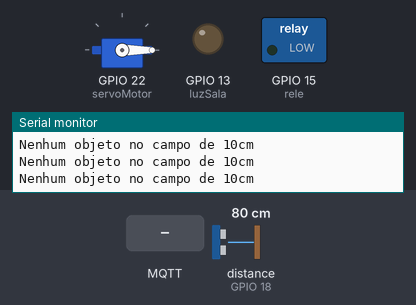
This sketch was run on a simulated ESP32. On the bench: servo, switched loads named in the sketch (green lamp = pin HIGH), output pins drawn as LEDs (lit = HIGH), the last lines printed to the serial monitor. Wiring (inferred from the names in the program): ultrasonic range finder: trigger GPIO 5; echo GPIO 18. Inputs (shaded band) come from the test bench; at power-on: distance to the obstacle (sensor on GPIO 18) 80 cm. The echo pulse lasts 58.3 µs per cm; WiFi joins after 1.5 s; servers stay silent unless stated; no MQTT or app messages arrive unless stated; pins used as bus, display or sensor lines are not drawn.

Above: at 2.7 s.
2.8 s: distance to the obstacle (sensor on GPIO 18) set to 12 cm
4.3 s: distance to the obstacle (sensor on GPIO 18) set to 9 cm
At 5.7 s:
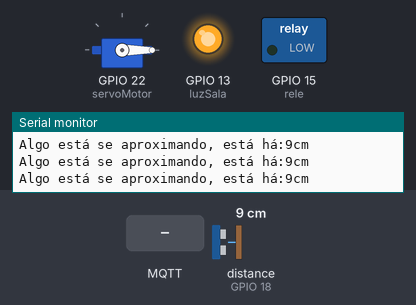
6.0 s: MQTT message "abrir" arrives on the second subscribed topic
At 7.6 s:
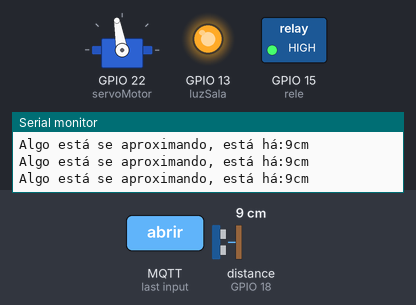
8.0 s: distance to the obstacle (sensor on GPIO 18) set to 18 cm
At 8.9 s:
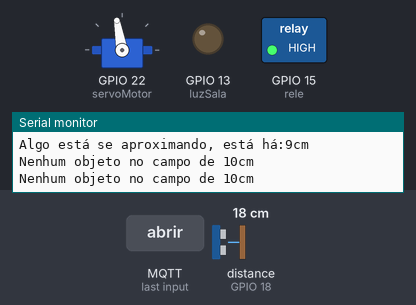
9.5 s: MQTT message "fechar" arrives on the second subscribed topic
At 9.9 s:
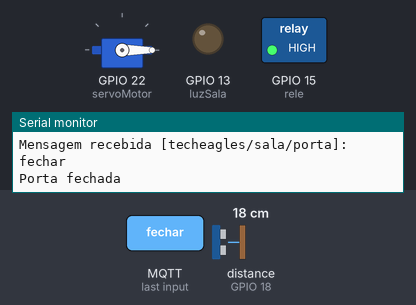
11.5 s: distance to the obstacle (sensor on GPIO 18) set to 2 cm
At 12.0 s:
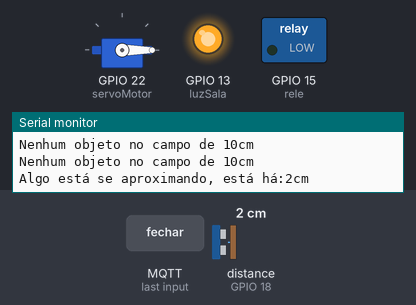
Timing chart, 0 to 14.0 s (numbered marks = the images above; inputs shaded):
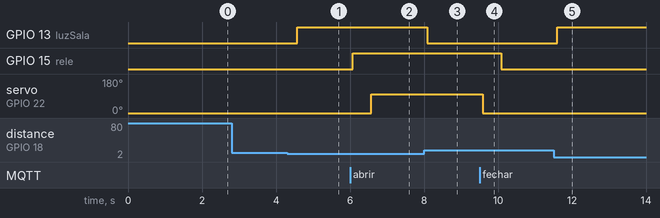

The sketch:

servo_motor_Arduino_ide_copy_esp32_finale_house.ino
```cpp
#include <WiFi.h>
#include <PubSubClient.h>
//#include <DHT.h>
#include <ESP32Servo.h>

// --- WiFi & MQTT ---
const char* ssid = "ProjetosIoT_Esp32";     //sua rede wifi
const char* password = "Sen@i134";          //senha da sua rede wifi
const char* mqtt_server = "172.16.39.118";  //endereço do broker público
const int mqtt_port = 1883;                 //porta do broker público, geralmente 1883

//Tópicos
const char* topic_led = "teacheagles/lab19/luzsala";
// const char* topic_temp = "teacheagles/lab19/temperatura";
// const char* topic_umid = "teacheagles/lab19/umidade";
const char* topic_porta = "techeagles/sala/porta";

// --- Pinos ---
const int luzSala = 13;
const int rele = 15;
const int servoMotor = 22;
const int trigPin = 5;   // Pino Trigger
const int echoPin = 18;  // Pino Echo
const int distanciaLimite = 10;

long duracao;     // Variável para armazenar o tempo do eco (em microssegundos)
int distanciaCm;  // Variável para armazenar a distância calculada (em cm)

//#define DHTPIN 33
//#define DHTTYPE DHT11

// --- Objetos ---
//DHT dht(DHTPIN, DHTTYPE);

WiFiClient espClient;
PubSubClient client(espClient);
Servo motor;

// --- Variáveis ---
int contadorGas = 0;
unsigned long ultimaLeitura = 0;

// --- Funções WiFi e MQTT ---
void conectarWiFi() {  //verifica conexão wifi para somente depois iniciar o sistema
  Serial.println("Conectando ao WiFi...");
  WiFi.begin(ssid, password);
  while (WiFi.status() != WL_CONNECTED) {
    delay(500);
    Serial.print(".");
  }
  Serial.println("\nWiFi conectado!");
}

void reconectarMQTT() {  //verifica e reconecta a conexão com o broker mqtt
  while (!client.connected()) {
    Serial.print("Reconectando MQTT...");
    String clientId = "ESP32Client-";
    clientId += String(WiFi.macAddress());
    if (client.connect(clientId.c_str())) {
      Serial.println("Conectado!");
      client.subscribe(topic_led);    //conecta ao topico do led assim que estabelecer ligação com o broker
      client.subscribe(topic_porta);  //conecta ao topico da porta assim que estabelecer ligação com o broker
    } else {
      Serial.print("Falha: ");
      Serial.println(client.state());
      delay(5000);
    }
  }
}

/**
  Função para tratamento das mensagens de callback/retorno do broker de cada tópico subscrito (led, porta, etc.)

  char* é uma cadeia de caracteres em C como um vetor onde cada caractter/letra está em uma posição,
  diferente de uma String em C++ que pode ser lida completamente
*/
void tratarMensagem(char* topic, byte* payload, unsigned int length) {  //
  String mensagem = "";
  for (int i = 0; i < length; i++) {  //concatena todas os char* para se ter o texto completo em String
    mensagem += (char)payload[i];
  }

  Serial.printf("Mensagem recebida [%s]: %s\n", topic, mensagem.c_str());

  //led - luz da sala
  if (strcmp(topic, topic_led) == 0) {  //tópico atual é o do led?
    if (mensagem == "ligar") {
      digitalWrite(luzSala, HIGH);
    } else if (mensagem == "desligar") {
      digitalWrite(luzSala, LOW);
    }
  }

  /*
    Verifica se o tópico recebido é o topico da porta
  é uma função da linguagem C que compara duas strings (topic e topic_porta)
  */
  //porta
  if (strcmp(topic, topic_porta) == 0) {  //tópico atual é o da porta?
    if (mensagem == "abrir") {
      destrancarPorta();
      delay(500);
      abrirPortaAutomatico();
    } else if (mensagem == "fechar") {
      fecharPortaAutomatico();
      delay(500);
      trancarPorta();
    }
  }
}

// --- Sensores e atuadores ---

// void lerSensorEDisponibilizar() {
//   float temperatura = dht.readTemperature();  //lê a temperatura do sensor
//   float umidade = dht.readHumidity();         // lê a umidade do sensor

//   if (isnan(temperatura) || isnan(umidade)) {  //avisa no console se deu erro
//     Serial.println("Erro ao ler DHT!");
//     return;
//   }

//   Serial.printf("Temp: %.1f °C | Umid: %.1f %%\n", temperatura, umidade);  //mostra temperatura e umidade no console

//   char tempStr[10], umidStr[10];
//   dtostrf(temperatura, 4, 1, tempStr);  //converte o valor da temperatura do sensor que para string (ele vem float do sensor)
//   dtostrf(umidade, 4, 1, umidStr);      //converte o valor da umidade do sensor que para string (ele vem float do sensor)
//   client.publish(topic_temp, tempStr);  //publica a temperatura no tópico, lá no Broker Server
//   client.publish(topic_umid, umidStr);  //publica a umidade no tópico, lá no Broker Server
// }

void acenderLedMovimento() {

  digitalWrite(trigPin, LOW);  //Resentando o estado desse pin, para garantir que está no estado inicial
  delayMicroseconds(10);       //Determina um tempo


  digitalWrite(trigPin, HIGH);  //Mudando o estado deste pin para Alto, para começar a enviar onda sonora
  delayMicroseconds(10);        // Posto um tempo pois o HC-SR04 precisa de pelo menos 10µs para que receba o pulso corretamente

  digitalWrite(trigPin, LOW);


  duracao = pulseIn(echoPin, HIGH);  // Mede o tempo (em microssegundos) que o pino Echo ficou em HIGH e guarda em 'duracao'.

  // Calcula a distância em centímetros
  distanciaCm = (duracao * 0.0343) / 2;  // Converte tempo em distância (cm)


  if (distanciaCm > 0 && distanciaCm <= distanciaLimite) {
    digitalWrite(luzSala, HIGH);
    Serial.println("Algo está se aproximando, está há:" + String(distanciaCm) + "cm");

  } else {
    digitalWrite(luzSala, LOW);
    Serial.println("Nenhum objeto no campo de " + String(distanciaLimite) + "cm");
  }

  //Atribuido um tempo para durar um o comportamente instruino na condição acima
  delay(500);
}

// void acenderLedMovimento() {
//   digitalWrite(trigPin, LOW);  //Resentando o estado desse pin, para garantir que está no estado inicial
//   delayMicroseconds(10);       //Determina um tempo


//   digitalWrite(trigPin, HIGH);  //Mudando o estado deste pin para Alto, para começar a enviar onda sonora
//   delayMicroseconds(10);        // Posto um tempo pois o HC-SR04 precisa de pelo menos 10µs para que receba o pulso corretamente

//   digitalWrite(trigPin, LOW);


//   duracao = pulseIn(echoPin, HIGH);  // Mede o tempo (em microssegundos) que o pino Echo ficou em HIGH e guarda em 'duracao'.

//   // Calcula a distância em centímetros
//   distanciaCm = (duracao * 0.0343) / 2;  // Converte tempo em distância (cm)


//   if (distanciaCm > 0 && distanciaCm <= distanciaLimite) {
//     digitalWrite(luzSala, HIGH);
//     Serial.println("[VERMELHO] Algo está muito perto, está há: " + String(distanciaCm) + "cm");
//   }

//   //Atribuido um tempo para durar um o comportamente instruino na condição acima
//   delay(500);
// }

void destrancarPorta() {  //trava elétrica 12v
  digitalWrite(rele, HIGH);
  Serial.println("Porta destrancada");
}

void trancarPorta() {  //trava elétrica 12v
  digitalWrite(rele, LOW);
  Serial.println("Porta trancada");
}

void abrirPortaAutomatico() {
  motor.write(100);
  Serial.println("Porta aberta");
}

void fecharPortaAutomatico() {
  motor.write(0);
  Serial.println("Porta fechada");
}

// --- Setup ---
void setup() {           //configuração inicial dos sensores
  Serial.begin(115200);  //inicia a serial do esp32 - ATENÇÃO: tem que colocar a serial do Arduino IDE na mesma velocidade

  //configura os pinos dos sensores
  pinMode(luzSala, OUTPUT);  //Inicia o led como saída
  pinMode(rele, OUTPUT);     //inicia o sensor relê como saída para controle da trava elétrica
  pinMode(trigPin, OUTPUT);
  pinMode(echoPin, INPUT);

  digitalWrite(rele, LOW);  //já fecha a porta através do sensor relê

  motor.attach(servoMotor);  //inicia o servo motor (interamente é como se ele desse o comando pinMode() pela biblioteca do Servo)
  motor.write(0);          //porta fechada está em 180 grau do motor !!!

  //dht.begin();//inicia o sensor dht

  conectarWiFi();                            //conecta no wifi
  client.setServer(mqtt_server, mqtt_port);  //conecta no broker server
  client.setCallback(tratarMensagem);        //trata as mensagens recebidas do broker

  Serial.println("Sistema iniciado!");
}

// --- Loop ---
void loop() {
   if (!client.connected()) reconectarMQTT();  //se não tem conexão com o broker, tenta reconectar
   client.loop();                              //mantém a conexão com o broker serve sempre aberta

  //acenderLEDAoDetectarPresenca();
  //verificarVazamentoDeGas();

  acenderLedMovimento();
  // destrancarPorta();
  // delay(500);

 // abrirPortaAutomatico();
 // delay(700);

  //fecharPortaAutomatico();
  //delay(700);

  // trancarPorta();
  // delay(900);

  //acenderLEDAoDetectarPresenca();
  //verificarVazamentoDeGas();
}
```

Measured:
- the behaviour switches between 11 and 10 cm on distance to the obstacle (sensor on GPIO 18) (found by bisection; images 0 and 1)
- after the input at 4.3 s, GPIO 13 (luzSala): LOW → HIGH after 0.28 s
- after the input at 6.0 s, GPIO 15 (rele): LOW → HIGH after 0.08 s; servo on GPIO 22 (servoMotor): 0° → 100° after 0.58 s
- after the input at 8.0 s, GPIO 13 (luzSala): HIGH → LOW after 0.09 s
- after the input at 9.5 s, GPIO 15 (rele): HIGH → LOW after 0.59 s; servo on GPIO 22 (servoMotor): 100° → 0° after 0.09 s
- after the input at 11.5 s, GPIO 13 (luzSala): LOW → HIGH after 0.10 s
